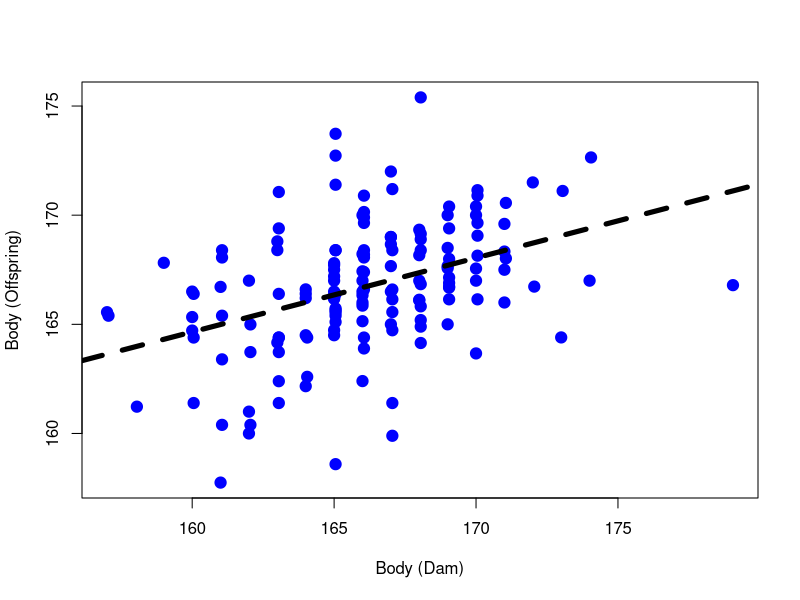
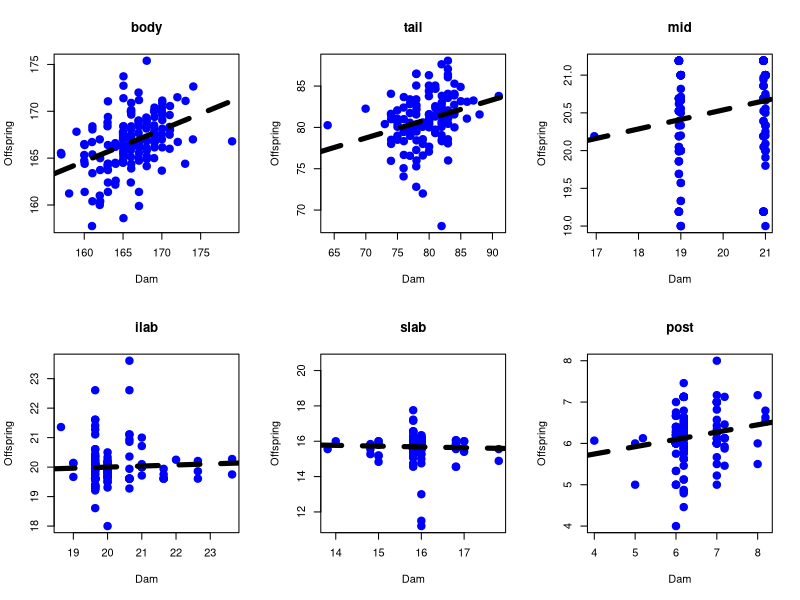
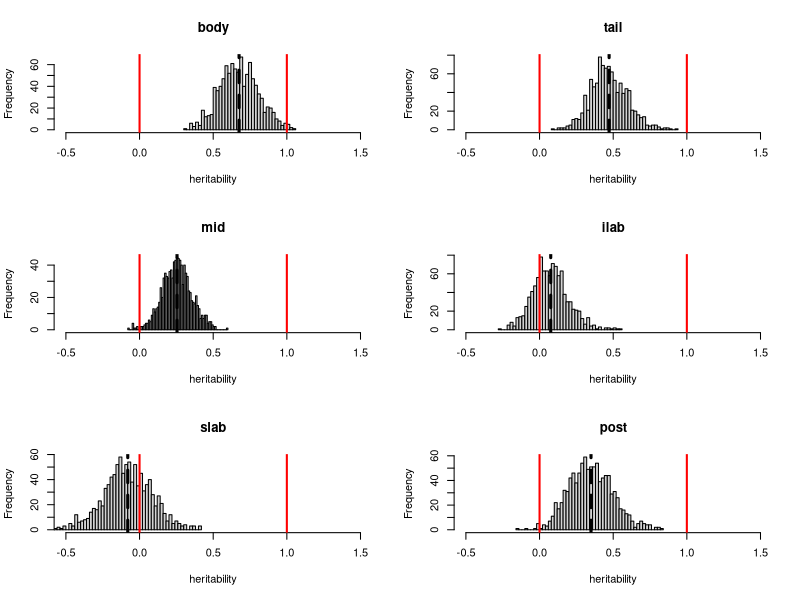

Reproduce these figures in R, in order.
## ---- chunk 1
library(dplyr)
setwd('./') #You may need to set your working directory to where you downloaded the files
## ---- chunk 2
thamnophis <- read.table('R_inland_snake_data.txt',header=TRUE)
thamnophis
## ---- chunk 3
thamnophis <- group_by(thamnophis, family) # Use the variable `family` as a grouping variable
moms <- filter(thamnophis, row_number()==1) # Extract first row for each family
kids <- filter(thamnophis, row_number()!=1) %>% dplyr::summarize(., across(body:post, ~ mean(.x, na.rm=TRUE))) #Extract all but the first row for each family, and summarize by averaging all traits, from `body` to `post`.
families <- left_join(moms, kids, "family", suffix=c(".mom", ".kids")) #Re-join mom and kids
families
## ---- chunk 4
plot(families$body.mom, families$body.kids, pch=19, col="blue", cex=1.5, xlab="Body (Dam)", ylab="Body (Offspring)")
lm1 <- lm(body.kids ~ body.mom, data=families)
abline(lm1, lwd=5, lty=2)
summary(lm1)
## ---- chunk 5
h2 <- list() #heritability
Vp <- list() #phenotypic variance
Va <- list() #additive genetic variance

h2$body <- 2*unname(lm1$coefficients[2]) #Remember we only have 1 of the parents. Use the slope from the linear model 
               # by using `lm1$coefficients[2]`
Vp$body <- var(moms$body, na.rm=TRUE) # Could also include offspring, but non-independent samples
Va$body <- h2$body*Vp$body # Use equation for heritability
## ---- chunk 6
fits <- list()
par(mfrow=c(2,3))
for(i in 3:8){ #iterate over each of the traits
  trait <- colnames(thamnophis)[i]
  fits[[trait]] <- lm(families[[i+6]] ~ families[[i]])
  plot(families[[i]], families[[i+6]], pch=19, col="blue", cex=1.5, xlab="Dam", ylab="Offspring", main=trait)
  abline(fits[[trait]], lty=2, lwd=5)
}

h2 <- sapply(fits, function(x) 2*unname(x$coefficients[2]))
h2
## ---- chunk 7
nreps <- 1000 # Number of bootstrap replicates
bootsample <- matrix(NA, nrow=nreps, ncol=6) # Create an empty matrix where we will store results
colnames(bootsample) <- colnames(thamnophis)[3:8] # Set the column names of the empty results matrix
for(i in 1:nreps){
  samp <- sample(1:nrow(families), nrow(families), replace=TRUE) # Key step to a bootstrap: Resample families with replacement
  .newfamilies <- families[samp,] #Use the resampled families to create a new dataset where different families are randomly reweighted in frequency
  h2row <- list() #Stpre results for each trait
  for(j in 3:8){ #iterate over each of the traits
    trait <- colnames(thamnophis)[j] 
    h2row[[trait]] <- 2*unname(lm(.newfamilies[[j+6]] ~ .newfamilies[[j]])$coefficients[2])
  }
  bootsample[i,] <- do.call(c, h2row)
}

## ---- chunk 8

par(mfrow=c(3,2))
for(i in 1:ncol(bootsample)){
  hist(bootsample[,i], main=colnames(bootsample)[i], xlim=c(-0.5, 1.5), breaks=nreps/20, xlab="heritability") 
  abline(v=mean(bootsample[,i]), lty=2, lwd=3)
  abline(v=0, lwd=2, col="red")
  abline(v=1, lwd=2, col="red")
}
